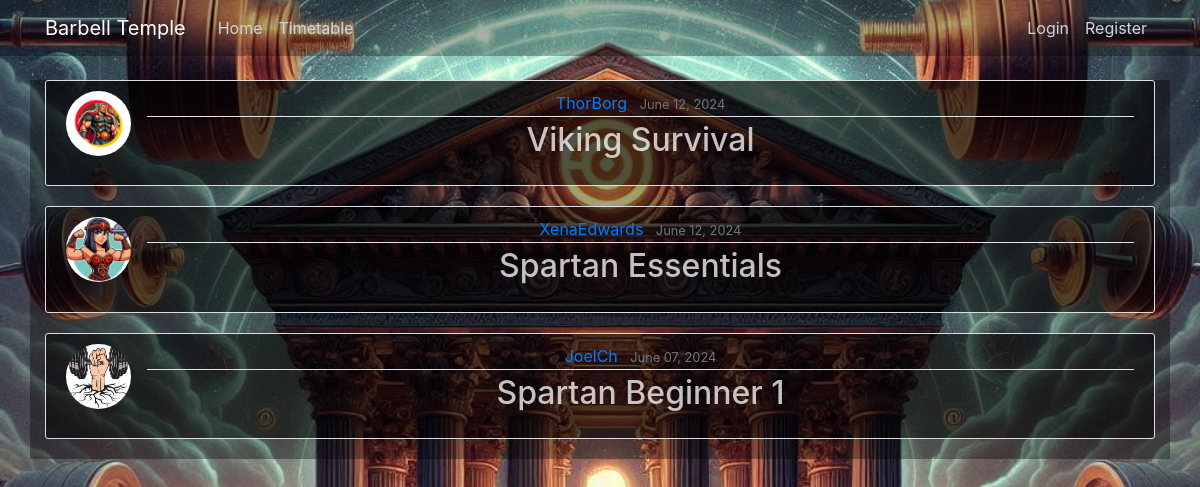
The app's page /, older data.
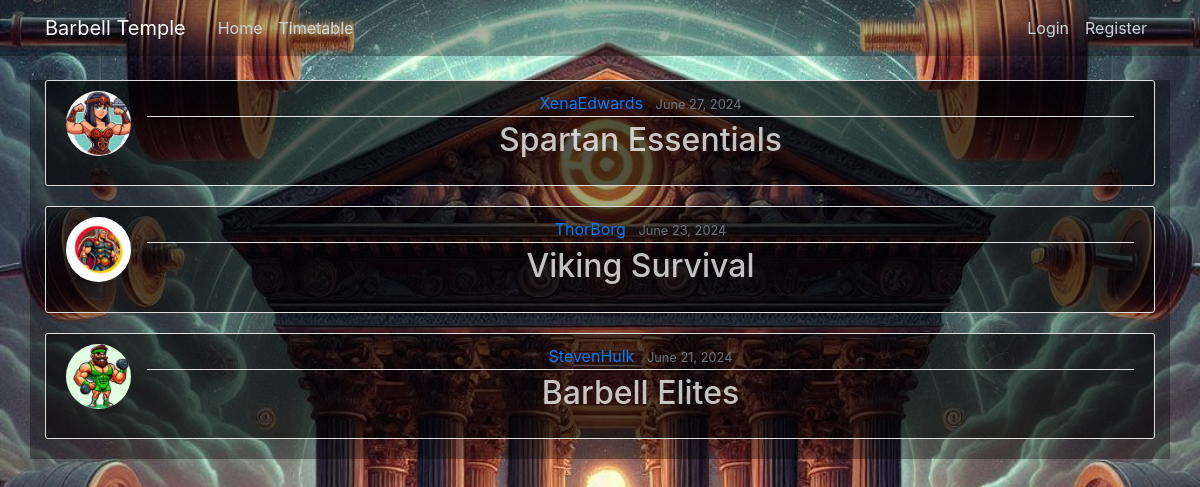
The same page, newer data.
### barbell_classes/models.py (models this page shows, shortened)
class BarbellClass(models.Model):
    title = models.CharField(max_length=100, help_text="Enter the title of the barbell class (e.g., 'Beginner Strength Training')")
    image = CloudinaryField('image', default='placeholder')
    date_posted = models.DateTimeField(default=timezone.now, editable=False)
    author = models.ForeignKey(User, on_delete=models.CASCADE)
    class_datetime = models.DateTimeField(default=timezone.now, help_text="Enter the date and time of the class (yyyy/mm/dd hours:minutes)")
    duration = models.TextField(default='', help_text="Enter the duration of the class (e.g., '1 hour')")
    difficulty = models.TextField(default='', help_text="Enter the difficulty level of the class (e.g., 'Beginner', 'Intermediate', 'Advanced')")
    description = models.TextField(help_text="Provide a detailed description of the class")
    available_spots = models.IntegerField(default=0, help_text="Number of available spots")
    class Meta:
        verbose_name = "Barbell Class"
        verbose_name_plural = "Barbell Classes"

### users/models.py (models this page shows, shortened)
class Profile(models.Model):
    user = models.OneToOneField(User, on_delete=models.CASCADE)  # One-to-one relationship with User model
    image = models.ImageField(default='default.jpg', upload_to='profile_pictures')  # Image field for profile picture

### barbell_classes/views.py (the view)
# urls.py: path('', BarbellClassListView.as_view(), name='barbell_classes-home'),
class BarbellClassListView(ListView):
    model = BarbellClass
    template_name = 'barbell_classes/home.html'
    context_object_name = 'barbellclass_updates'
    ordering = ['-date_posted']

### barbell_classes/templates/barbell_classes/home.html (shortened to what this page needs)
{% extends "barbell_classes/base.html" %}
{% block content %}
    {% for barbellclass_update in barbellclass_updates %}
        <article class="media content-section">
            <img class="rounded-circle article-img" src="{{ barbellclass_update.author.profile.image.url }}">
            <div class="media-body">
                <div class="article-metadata">
                    <a class="mr-2" href="#">{{ barbellclass_update.author }}</a>
                    <small class="text-muted">{{ barbellclass_update.date_posted|date:"F d, Y" }}</small>
                </div>
                <h2><a class="article-title" href="{% url 'barbellclass-detail' barbellclass_update.id %}">{{ barbellclass_update.title }}</a></h2>
            </div>
        </article>
    {% endfor %}
{% endblock content %}

### barbell_classes/templates/barbell_classes/base.html (shortened to what this page needs)
{% load static %}
<!DOCTYPE html>
<html lang="en">
<head>
    <link rel="stylesheet" href="https://cdn.jsdelivr.net/npm/bootstrap@4.1.3/dist/css/bootstrap.min.css">
    <link href="https://cdn.jsdelivr.net/npm/@fullcalendar/core/main.css" rel="stylesheet" />
    <link href="https://cdn.jsdelivr.net/npm/@fullcalendar/daygrid/main.css" rel="stylesheet" />
    <link rel="stylesheet" type="text/css" href="{% static 'barbell_classes/main.css' %}">
</head>
<body>
    <header class="site-header">
        <nav class="navbar navbar-expand-md navbar-dark bg-steel fixed-top">
            <div class="container">
                <a class="navbar-brand mr-4" href="/">Barbell Temple</a>
                <div class="collapse navbar-collapse" id="navbarToggle">
                    <div class="navbar-nav mr-auto">
                        <a class="nav-item nav-link" href="{% url 'barbell_classes-home' %}">Home</a>
                        <a class="nav-item nav-link" href="{% url 'barbell_classes-timetable' %}">Timetable</a>
                    </div>
                    <div class="navbar-nav">
                        {% if user.is_authenticated %}
                            {% if user.is_staff or user.is_superuser %}
                                <a class="nav-item nav-link" href="{% url 'barbellclass-create' %}">New Class</a>
                            {% else %}
                                <a class="nav-item nav-link" href="{% url 'my_barbellclasses' %}">My Barbell Classes</a>
                            {% endif %}
                            <a class="nav-item nav-link" href="{% url 'profile' %}">{{ user.username }}'s Profile</a>
                            <a class="nav-item nav-link" href="{% url 'logout' %}">Logout</a>
                        {% else %}
                            <a class="nav-item nav-link" href="{% url 'login' %}">Login</a>
                            <a class="nav-item nav-link" href="{% url 'registration' %}">Register</a>
                        {% endif %}
                    </div>
                </div>
            </div>
        </nav>
    </header>
    <main role="main" class="container">
        <div class="row">
            <div class="col-md-12">
                {% block content %}{% endblock %}
            </div>
        </div>
    </main>
</body>
</html>

### barbell_classes/static/barbell_classes/main.css (style rules this page uses)
body { background: url('/media/barbelltemplebackground.jpg') no-repeat center center fixed; background-size: cover; color: gray; margin-top: 5rem; text-align: center; }
h1, h2, h3, h4, h5, h6 { color: rgba(255,255,255,.75); }
.bg-steel { background-color: rgba(0,0,0,.3); }
.site-header .navbar-nav .nav-link { color: #cbd5db; }
.content-section { color:rgba(255,255,255,.75); background: rgba(0,0,0,.5); padding: 10px 20px; border: 1px solid #dddddd; border-radius: 3px; margin-bottom: 20px; }
.article-title { color: rgba(255,255,255,.75); }
.article-img { height: 65px; width: 65px; margin-right: 16px; }
.article-metadata { padding-bottom: 1px; margin-bottom: 4px; border-bottom: 1px solid #e3e3e3 }
.text-muted { color: rgba(255,255,255,.75); }
.col-md-12 { -ms-flex: 0 0 100%; flex: 0 0 100%; max-width: 100%; background: rgba(0,0,0,.35); color: white; }

Row changes from the older to the newer data that the page shows:
removed BarbellClass: author.profile.image (picture), author "JoelCh", date_posted "June 07, 2024", title "Spartan Beginner 1"
changed BarbellClass "Spartan Essentials": date_posted "June 12, 2024" → "June 27, 2024"; moves up the list
changed BarbellClass "Viking Survival": date_posted "June 12, 2024" → "June 23, 2024"
added BarbellClass: author.profile.image (picture), author "StevenHulk", date_posted "June 21, 2024", title "Barbell Elites"
